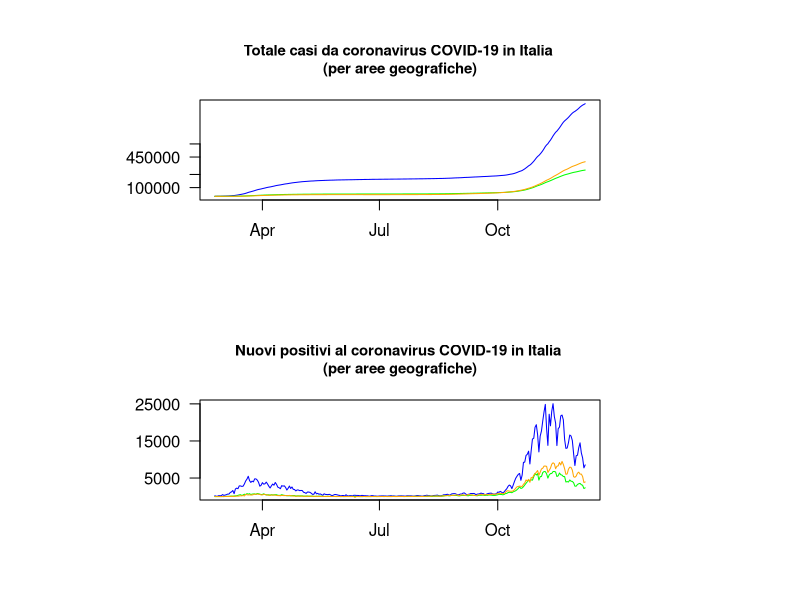
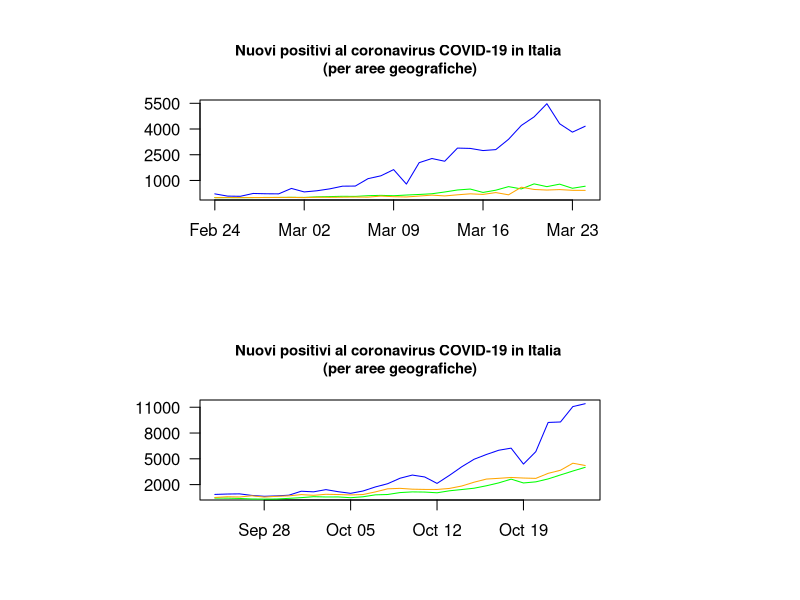
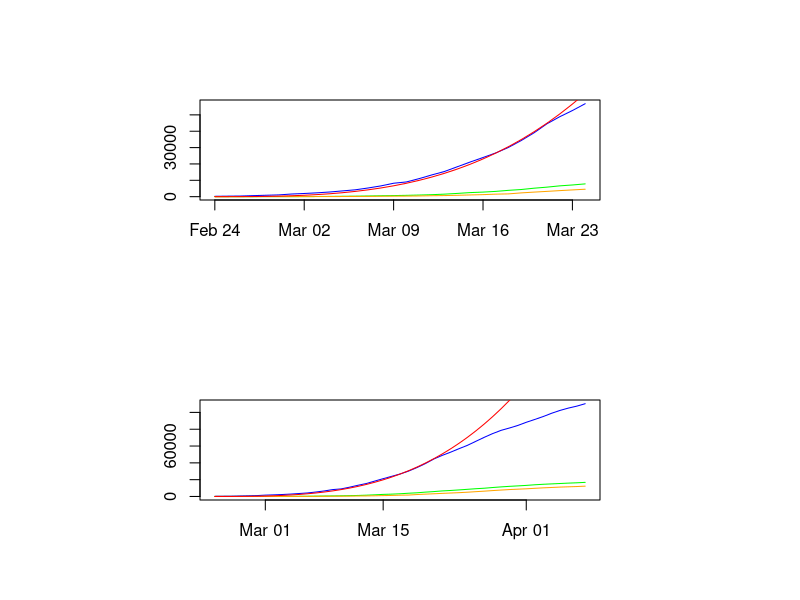

Here is the R script that generated these plots, in order:
## ---- chunk 1
knitr::opts_chunk$set(echo=TRUE,fig.dim=c(5,5))
## ---- chunk 2
options(scipen=999)
setwd("/Users/mau/github/covid_19_data")
#To show how the epidemic hit Italy differently by geographic area, I construct one matrix per each significant variable I consider. The matrix' columns are the time series of that variable for the regions I consider (i.e., for instance, Toscana, Lazio, Umbria and Marche for the Centre of Italy). By computing the row sums of that columns I get the time series of that variable for the geographic area of choice.
covid_data <- read.delim("covid_data.csv",sep=",",header=T)
names(covid_data)
date_matrix <- matrix(covid_data$date,ncol=22)
date <- as.Date(date_matrix[,1])
levels(factor(covid_data$codice_regione))
## ---- chunk 3

#Totale casi (cumulative sum of new positives)
totale_casi_nord <- rowSums(matrix(covid_data$totale_casi,ncol=22)[,c(2:8,21,22)])
totale_casi_centro <- rowSums(matrix(covid_data$totale_casi,ncol=22)[,9:12])
totale_casi_sud <- rowSums(matrix(covid_data$totale_casi,ncol=22)[,13:20])

#Nuovi positivi (daily persons tested positive to COVID-19)
nuovi_positivi_nord <- rowSums(matrix(covid_data$nuovi_positivi,ncol=22)[,c(2:8,21,22)])
nuovi_positivi_centro <- rowSums(matrix(covid_data$nuovi_positivi,ncol=22)[,9:12])
nuovi_positivi_sud <- rowSums(matrix(covid_data$nuovi_positivi,ncol=22)[,13:20])

par(mfrow=c(2,1),pin=c(4,1))

#plot totale casi
marks <- c(100000,250000,450000,600000)
plot(totale_casi_nord~date,type="l",col="blue",main="Totale casi da coronavirus COVID-19 in Italia \n(per aree geografiche)",cex.main=.9,xlab="",ylab="",yaxt="n")
axis(2,at=marks,labels=marks,las=2)
lines(totale_casi_centro~date,col="green")
lines(totale_casi_sud~date,col="orange")

#plot nuovi positivi
marks2 <- c(5000,15000,25000)
plot(nuovi_positivi_nord~date,type="l",col="blue",main="Nuovi positivi al coronavirus COVID-19 in Italia \n(per aree geografiche)",cex.main=.9,xlab="",ylab="",yaxt="n")
axis(2,at=marks2,labels=marks2,las=2)
lines(nuovi_positivi_centro~date,col="green")
lines(nuovi_positivi_sud~date,col="orange")
## ---- chunk 4

par(mfrow=c(2,1),pin=c(4,1))

#plot nuovi positivi first wave
marks <- c(1000,2500,4000,5500)
plot(nuovi_positivi_nord[1:30]~date[1:30],type="l",col="blue",main="Nuovi positivi al coronavirus COVID-19 in Italia \n(per aree geografiche)",cex.main=.9,xlab="",ylab="",yaxt="n")
axis(2,at=marks,labels=marks,las=2)
lines(nuovi_positivi_centro[1:30]~date[1:30],col="green")
lines(nuovi_positivi_sud[1:30]~date[1:30],col="orange")

#plot nuovi positivi second wave
marks2 <- c(2000,5000,8000,11000)
plot(nuovi_positivi_nord[214:244]~date[214:244],type="l",col="blue",main="Nuovi positivi al coronavirus COVID-19 in Italia \n(per aree geografiche)",cex.main=.9,xlab="",ylab="",yaxt="n")
axis(2,at=marks2,labels=marks2,las=2)
lines(nuovi_positivi_centro[214:244]~date[214:244],col="green")
lines(nuovi_positivi_sud[214:244]~date[214:244],col="orange")
## ---- chunk 5
x <- seq(1,30,1) #We assign to the vector "x" a sequence of values starting at 1 and ending at 30, separated by 1 unit. We will compute the exponential of this vector to the power of 3.25 and overlap the resulting curve over our plot
plot(totale_casi_nord[1:30]~date[1:30],type="l",col="blue",xlab="",ylab="")
lines(totale_casi_centro[1:30]~date[1:30],col="green")
lines(totale_casi_sud[1:30]~date[1:30],col="orange")
lines(x^3.25~date[1:30],col="red")
## ---- chunk 6
x <- seq(1,45,1)
plot(totale_casi_nord[1:45]~date[1:45],type="l",col="blue",xlab="",ylab="")
lines(totale_casi_centro[1:45]~date[1:45],col="green")
lines(totale_casi_sud[1:45]~date[1:45],col="orange")
lines(x^3.25~date[1:45],col="red")
## ---- chunk 7
sessionInfo()
